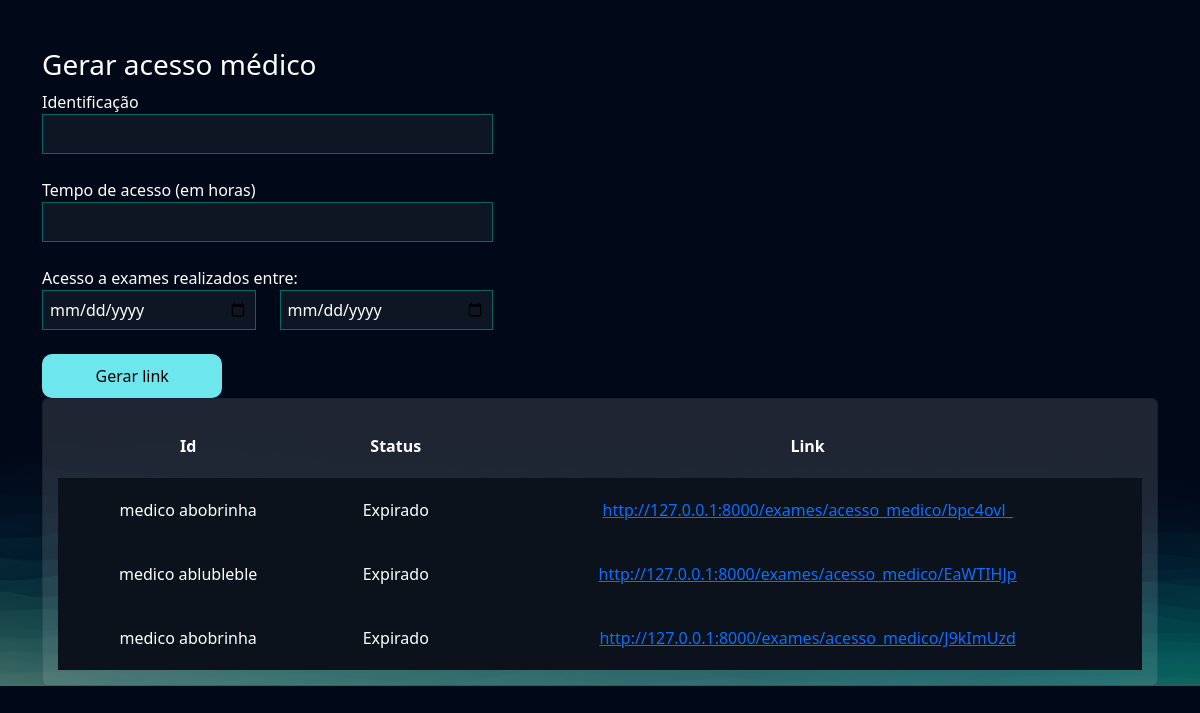
The page /exames/gerar_acesso_medico (signed in) on the database as committed earlier.
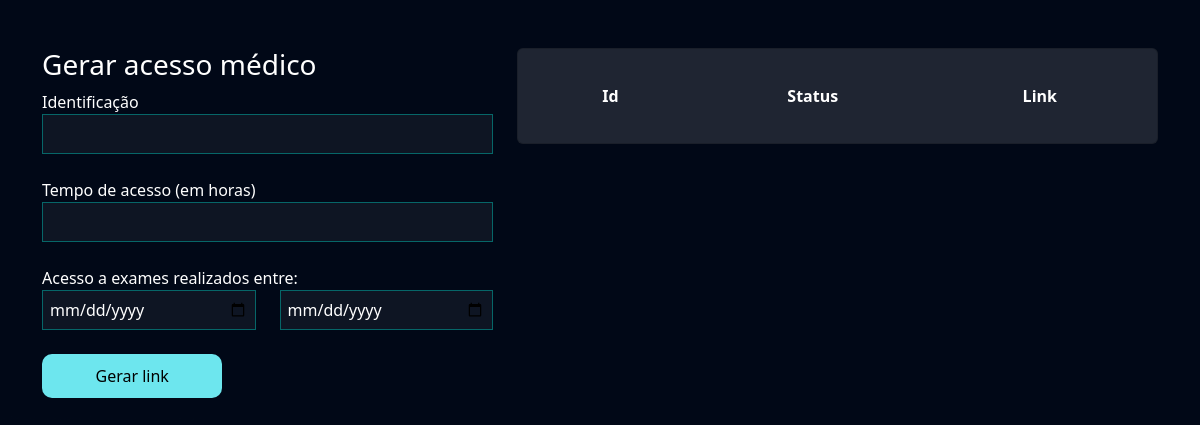
The same page on the database as committed later.
### exames/models.py (models this page shows, shortened)
class AcessoMedico(models.Model):
    usuario = models.ForeignKey(User, on_delete=models.DO_NOTHING)
    identificacao = models.CharField(max_length=50)
    tempo_de_acesso = models.IntegerField() # Em horas
    criado_em = models.DateTimeField()
    data_exames_iniciais = models.DateField()
    data_exames_finais = models.DateField()
    token = models.CharField(max_length=20, null=True, blank=True)
    @property
    def status(self):
        if timezone.now() > (self.criado_em + timedelta(hours=self.tempo_de_acesso)):
            return "Expirado"
        else:
            return "Ativo"
    @property
    def url(self):
        return f'http://127.0.0.1:8000/exames/acesso_medico/{self.token}'

### exames/views.py (the view, shortened to what this page needs)
# urls.py: path('gerar_acesso_medico', views.gerar_acesso_medico, name="gerar_acesso_medico"),
@login_required
def gerar_acesso_medico(request):
    if request.method =="GET":
        acessos_medicos = AcessoMedico.objects.filter(usuario=request.user)
        return render(request, 'gerar_acesso_medico.html', {'acessos_medicos': acessos_medicos})

### exames/templates/gerar_acesso_medico.html (shortened to what this page needs)
{% extends "bases/base.html" %}
{% load static %}
{% block 'head' %}
    <link href="{% static 'exames/css/exames.css' %}" rel="stylesheet">
    <link href="{% static 'exames/css/gerenciar_pedidos.css' %}" rel="stylesheet">
{% endblock 'head' %}
{% block 'conteudo' %}
    <br>
    <br>
    <div class="container">
        <div class="row">
            <div class="col-md-5">
                <h3>Gerar acesso médico</h3>
                <form action="{% url "gerar_acesso_medico" %}" method="POST">
                    <label for="">Identificação</label>
                    <br>
                    <input style="width: 100%" type="text" name="identificacao" id="" class="input-default">
                    <br>
                    <br>
                    <label for="">Tempo de acesso (em horas)</label>
                    <br>
                    <input style="width: 100%" type="number" name="tempo_de_acesso" id="" class="input-default">
                    <br>
                    <br>
                    <div class="row">
                        <label for="">Acesso a exames realizados entre:</label>
                        <div class="col-md">
                            <input style="width: 100%" type="date" name="data_exame_inicial" id="" class="input-default">
                        </div>
                        <div class="col-md">
                            <input style="width: 100%" type="date" name="data_exame_final" id="" class="input-default">
                            <br>
                            <br>
                        </div>
                    </div>
                    <input style="width: 40%" type="submit" class="btn-default" value="Gerar link">
                </form>
            </div>
            <div class="col-md">
                <div class="card">
                    <table style="text-align: center">
                        <tr>
                          <th>Id</th>
                          <th>Status</th>
                          <th>Link</th>
                        </tr>
                        {% for acesso in acessos_medicos %}
                            <tr class="linha-tabela">
                                <td>{{ acesso.identificacao }}</td>
                                <td>{{ acesso.status }}</td>
                                <td><a href="{{acesso.url}}">{{acesso.url}}</a></td>
                            </tr>
                        {% endfor %}
                    </table>
                </div>
            </div>
        </div>
    </div>
{% endblock 'conteudo' %}

### templates/bases/base.html (shortened to what this page needs)
{% load static %}
<!doctype html>
<html lang="pt-BR">
<head>
<link href="https://cdn.jsdelivr.net/npm/bootstrap@5.3.1/dist/css/bootstrap.min.css" rel="stylesheet">
<link rel="stylesheet" href="{% static 'geral/css/base.css' %}">
{% block 'head' %}{% endblock %}
</head>
<body>
{% block 'conteudo' %}{% endblock %}
</body>
</html>

### templates/static/geral/css/base.css (style rules this page uses)
:root { --main-color: #151C34; --dark-color: #0C121C ; --light-color: #6DE6EE; --contrast-color: #f4c96b; --differential-color: #066668; }
* { color: white }
.input-default { background-color: rgba(255,255,255,0.05); border: 1px solid var(--differential-color); padding: 7px; width: 50%; }
.btn-default { background-color: var(--light-color); color: black; width: 15%; padding: 10px; border: none; border-radius: 10px; }

### templates/static/exames/css/exames.css (style rules this page uses)
body { background-image: url('/static/geral/img/bg2.png'); background-size: cover; }
.card { background-color: rgba(217, 217, 217, .14); color: white; padding: 15px; }

### templates/static/exames/css/gerenciar_pedidos.css (style rules this page uses)
td, th { padding: 20px; }

Rows that differ between the two databases and show on the page:
removed AcessoMedico: identificacao "medico abobrinha", status "Expirado", url "http://127.0.0.1:8000/exames/acesso_medico/bpc4ovl_"
removed AcessoMedico: identificacao "medico ablubleble", status "Expirado", url "http://127.0.0.1:8000/exames/acesso_medico/EaWTIHJp"
removed AcessoMedico: identificacao "medico abobrinha", status "Expirado", url "http://127.0.0.1:8000/exames/acesso_medico/J9kImUzd"
